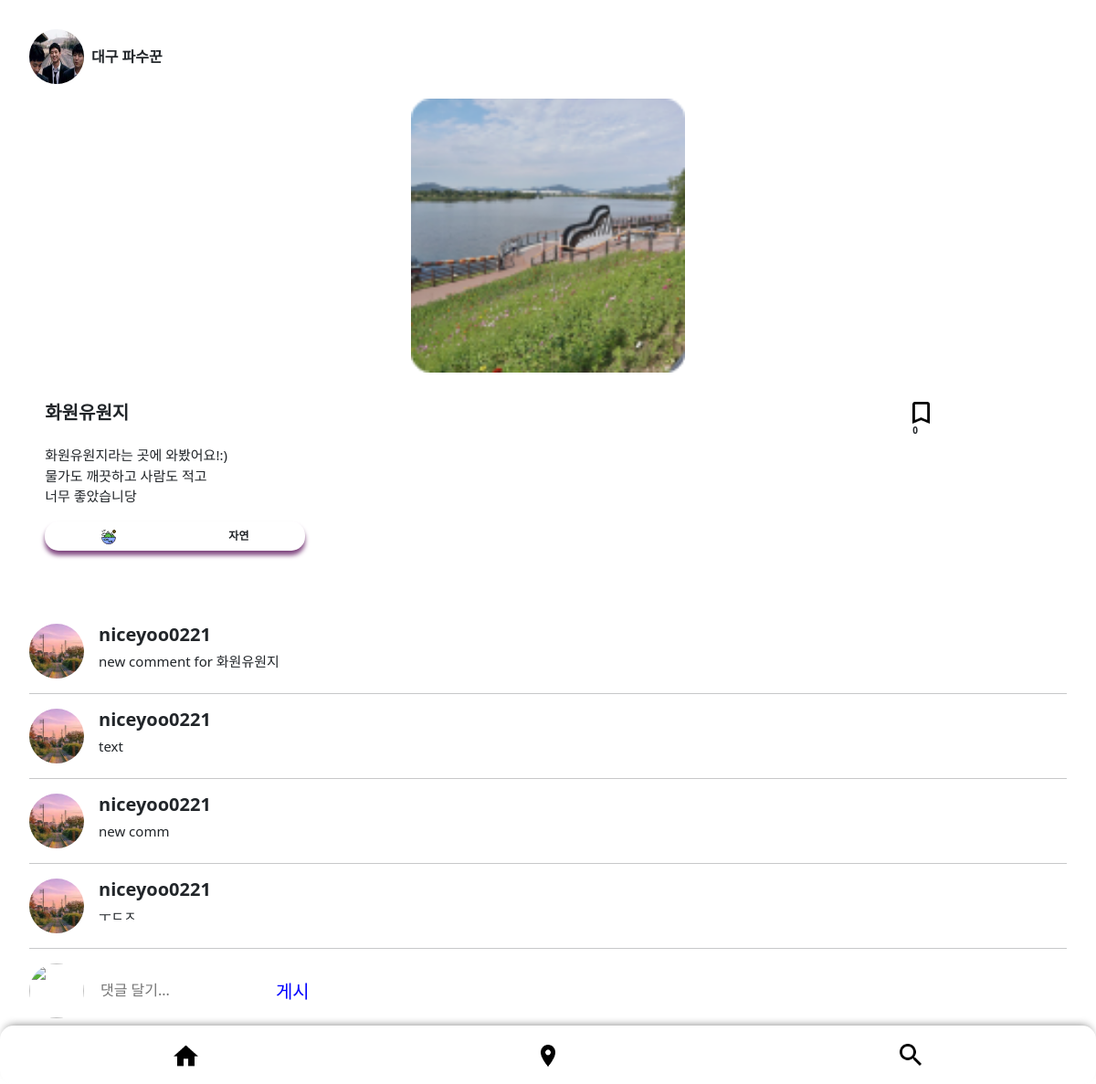
/detail/1, run on the app's committed database.
### main/models.py (models this page shows, shortened)
class AdminPlace(models.Model):
    author=models.CharField(max_length=50, null=True)
    profile_img=models.ImageField(null=True)
    name=models.CharField(max_length=50)
    description=models.TextField()
    category=models.CharField(max_length=20)
    scrap_cnt=models.IntegerField(default=0)
    thumbnail=models.ImageField()
    hashtag=models.ForeignKey(HashRecommend, on_delete=models.CASCADE, null=True)

class AdminPlaceComment(models.Model):
    author=models.ForeignKey(User, on_delete=models.CASCADE)
    text=models.TextField()
    adminplace=models.ForeignKey(AdminPlace, on_delete=models.CASCADE)

### account/models.py (models this page shows)
class User(AbstractUser):
    profile_img=models.ImageField()

### main/views.py (the view)
# urls.py: path('detail/<int:adminplace_id>', views.detail, name="detail"),
def detail(request, adminplace_id):
    adminplace = AdminPlace.objects.get(pk=adminplace_id)
    if request.method == 'POST':
        comment = request.POST['text']
        AdminPlaceComment.objects.create(author=request.user, text=comment, adminplace=adminplace)
    return render(request, 'detail.html', {'adminplace':adminplace})

### main/templates/detail.html (shortened to what this page needs)
{% load static %}
<!DOCTYPE html>
<html lang="en">
<head>
    <link rel="stylesheet" href="{% static 'css/style.css' %}" />
    <link href="https://cdn.jsdelivr.net/npm/bootstrap@5.2.1/dist/css/bootstrap.min.css" rel="stylesheet">
</head>
<body>
    <section class="posting-total-box">
        <div class="writer-box">
            <img class="circle-img" style="height:60px;" src="{{ adminplace.profile_img.url }}">
            <div class="writer"><p style="margin:0; font-weight:bold;">{{ adminplace.author }}</p></div>
        </div>
        <div id="carouselExampleControls" class="carousel slide carousel-box" data-bs-ride="carousel">
            <div class="carousel-inner">
                <div class="carousel-item active d-flex justify-content-center">
                    <img class="carousel-img" src="{{ adminplace.thumbnail.url }}" class="d-block w-100">
                </div>
            </div>
        </div>
        <div class="text-box d-flex justify-content-center">
            <div class="container">
                <div class="row">
                    <h1 class="text-title col-10 p-0"><span>{{ adminplace.name }}</span></h1>
                    <div id="liveToastBtn" class="save-box col-2">
                        <img class="save-img row" id="scrap-btn-empty" src="{% static 'img/bin-scrap.png' %}">
                        <p class="save-text row" id="scrap">{{ adminplace.scrap_cnt }}</p>
                    </div>
                </div>
                <div class="toast-container position-fixed bottom-20 end-0 p-3">
                </div>
                <div class="text-content row">
                    {{adminplace.description|linebreaks}}
                </div>
                <div class="row">
                    <div class="type-box col-3 d-flex p-0">
                        {% if adminplace.category == "자연" %}
                        <span><img src="{% static 'img/category-nature.png' %}"></span>
                        {% elif adminplace.category == "카페" %}
                        <span><img src="{% static 'img/category-cafe.png' %}"></span>
                        {% elif adminplace.category == "식당" %}
                        <span><img src="{% static 'img/category-cafeteria.png' %}"></span>
                        {% elif adminplace.category == "여가/활동" %}
                        <span><img src="{% static 'img/category-activity.png' %}"></span>
                        {% else %}
                        <span><img src="{% static 'img/category-nature.png' %}"></span>
                        {% endif %}
                        <span class="type-text">{{adminplace.category}}</span>
                    </div>
                </div>
            </div>
        </div>
    </section>
    <div class="comment-card">
        {% for comment in adminplace.adminplacecomment_set.all %}
            <div class="comment-box">
                <img class="comment-img" src="{{ comment.author.profile_img.url }}">
                <div class="comment-writer">
                    <h1 class="comment-person">{{ comment.author }}</h1>
                    <p class="comment-content">{{ comment.text }}</p>
                </div>
            </div>
            <hr>
        {% endfor %}
        <div class="comment-box">
            <img class="comment-img" src="{{ user.profile_img.url }}">
            <form style="display: flex;" action="" method="post">
                <div class="comment-writer" style="padding-top:1rem;">
                    <input style="color:gray; margin:0; border: 0px;" id="text" name="text" placeholder="댓글 달기...">
                </div>
                <div>
                    <input class="comment-post" type="submit" value="게시">
                </div>
            </form>
        </div>
    </div>
    <div class="footer-list">
        <span class="footer-icon"><a href="{% url 'main' %}"><img style="height:1.5rem;" src="{% static 'img/home.png' %}"></a></span>
        <span class="footer-icon"><a href="{% url 'course' %}"><img style="height:1.5rem;" src="{% static 'img/location.png' %}"></a></span>
        <span class="footer-icon"><img style="height:1.5rem;" src="{% static 'img/search.png' %}"></span>
    </div>
</body>
</html>

### main/static/css/style.css (style rules this page uses)
.circle-img { width: 60px; height: 60px; border-radius: 30px 30px 30px 30px / 30px 30px 30px 30px; }
.footer-list { background-color:white; position:fixed; bottom:0; left:0; right:0; height:4rem; width:100vw; display:flex; justify-content:space-between; align-items:center; padding: 0; border-radius:15px; box-shadow:0px -5px 10px -5px gray; padding:0 0.5rem; }
.footer-icon { width:33%; display:flex; justify-content:center; }
.writer-box { display:flex; align-items: center; padding-left:2rem; }
.writer { margin-left:0.5rem; }
.carousel-box { padding:1rem 2rem 2rem 2rem; width:100%; }
.text-box { margin-left:2.4rem; }
.text-title { font-size:20px; font-weight:bold; padding-top:0; }
.text-content { font-size:15px; padding-top:0.5rem; }
.text-content > p { padding-left: 0px; }
.save-box { padding-left:10rem; }
.save-img { height:1.5rem; }
.save-text { font-weight:bold; font-weight:10px; margin:0; font-size:10px; }
.type-box { border-radius:15px; display:flex; align-items:center; justify-content:space-around; padding:0 1rem; width:5rem; height:2rem; box-shadow:0px 5px 5px rgb(129, 72, 129); }
.type-text { margin:0; font-size:12px; font-weight:bold; }
.comment-card { padding:2rem; padding-top:5rem; padding-bottom:4.5rem; }
.comment-box { display:flex; flex-direction: row; }
.comment-img { width: 60px; height:60px; padding:0; border-radius: 30px 30px 30px 30px / 30px 30px 30px 30px; }
.comment-writer { margin-left:0.5rem; padding-left:0.5rem; width: 60%; }
.comment-person { font-size:20px; font-weight:bold; margin:0; }
.comment-content { font-size:15px; margin:0; margin-top:0.4rem; }
.comment-post { color:blue; font-size:20px; margin:0; padding-top:1rem; padding-left:1rem; border: 0px; background-color: white; }
.posting-total-box { margin-top:2rem; padding-left:0; }
.carousel-img { height:300px; width:300px; }

### data on the page
AdminPlace: profile_img (picture), author "대구 파수꾼", thumbnail (picture), name "화원유원지", scrap_cnt "0", description "화원유원지라는 곳에 와봤어요!:) 물가도 깨끗하고 사람도 적고 너무 좋았습니당", category "자연"
AdminPlaceComment: author.profile_img (picture), author "niceyoo0221", text "new comment for 화원유원지"
AdminPlaceComment: author.profile_img (picture), author "niceyoo0221", text "text"
AdminPlaceComment: author.profile_img (picture), author "niceyoo0221", text "new comm"
AdminPlaceComment: author.profile_img (picture), author "niceyoo0221", text "ㅜㄷㅈ"
